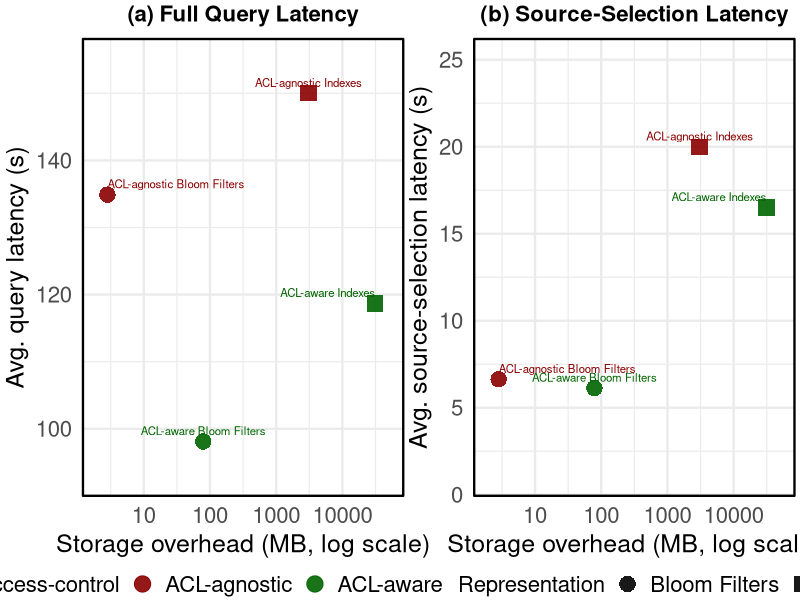

Source code (R):
library(ggplot2)
library(patchwork)

# --------------------------
# Panel (a): Full query latency
# --------------------------
df_full <- data.frame(
  Method = c(
    "ACL-aware Indexes",
    "ACL-aware Bloom Filters",
    "ACL-agnostic Indexes",
    "ACL-agnostic Bloom Filters"
  ),
  Storage_MB = c(31375, 79, 3065, 2.82),
  Metric_s = c(118.7, 98.11, 150, 134.9),
  ACL = c("ACL-aware", "ACL-aware", "ACL-agnostic", "ACL-agnostic"),
  Structure = c("Indexes", "Bloom Filters", "Indexes", "Bloom Filters")
)

# --------------------------
# Panel (b): Source-selection latency
# --------------------------
df_source <- data.frame(
  Method = c(
    "ACL-aware Indexes",
    "ACL-aware Bloom Filters",
    "ACL-agnostic Indexes",
    "ACL-agnostic Bloom Filters"
  ),
  Storage_MB = c(31375, 79, 3065, 2.82),
  Metric_s = c(16.5, 6.13, 20, 6.64),
  ACL = c("ACL-aware", "ACL-aware", "ACL-agnostic", "ACL-agnostic"),
  Structure = c("Indexes", "Bloom Filters", "Indexes", "Bloom Filters")
)

make_plot <- function(df, panel_title, y_label) {
  ggplot(df, aes(x = Storage_MB, y = Metric_s, color = ACL, shape = Structure)) +
    geom_point(size = 5.2, alpha = 0.9) +
    geom_text(
      aes(label = Method),
      hjust = c(1, 0.5, 0.5, 0),
      vjust = c(-0.7, -0.7, -0.7, -0.7),
      size = 2.9,
      show.legend = FALSE
    ) +
    scale_x_log10(limits = c(2, 50000)) +
    scale_y_continuous(
      limits = c(min(df$Metric_s) - 5, max(df$Metric_s) + 5)
    ) +
    scale_color_manual(values = c("ACL-aware" = "darkgreen", "ACL-agnostic" = "darkred")) +
    scale_shape_manual(values = c("Indexes" = 15, "Bloom Filters" = 16)) +
    labs(
      title = panel_title,
      x = "Storage overhead (MB, log scale)",
      y = y_label,
      color = "Access-control",
      shape = "Representation"
    ) +
    coord_cartesian(clip = "off") +
    theme_minimal(base_size = 18) +
    theme(
      plot.title = element_text(face = "bold", hjust = 0.5, size = 16),
      axis.title = element_text(size = 18),
      axis.text = element_text(size = 16),
      legend.position = "bottom",
      legend.title = element_text(size = 16),
      legend.text = element_text(size = 16),
      legend.box = "horizontal",
      legend.margin = margin(0, 0, 0, 0),
      legend.key.height = unit(0.5, "lines"),
      legend.key.width = unit(0.9, "lines"),
      plot.margin = margin(5, 5, 5, 5),
      panel.border = element_rect(color = "black", fill = NA, linewidth = 0.8),
      plot.background = element_blank()
    )
}

p1 <- make_plot(
  df_full,
  "(a) Full Query Latency",
  "Avg. query latency (s)"
)

p2 <- make_plot(
  df_source,
  "(b) Source-Selection Latency",
  "Avg. source-selection latency (s)"
)

combined_plot <-
  (p1 + p2 + plot_layout(guides = "collect")) &
  theme(
    legend.position = "bottom",
    plot.margin = margin(2, 2, 2, 2)
  )

combined_plot
